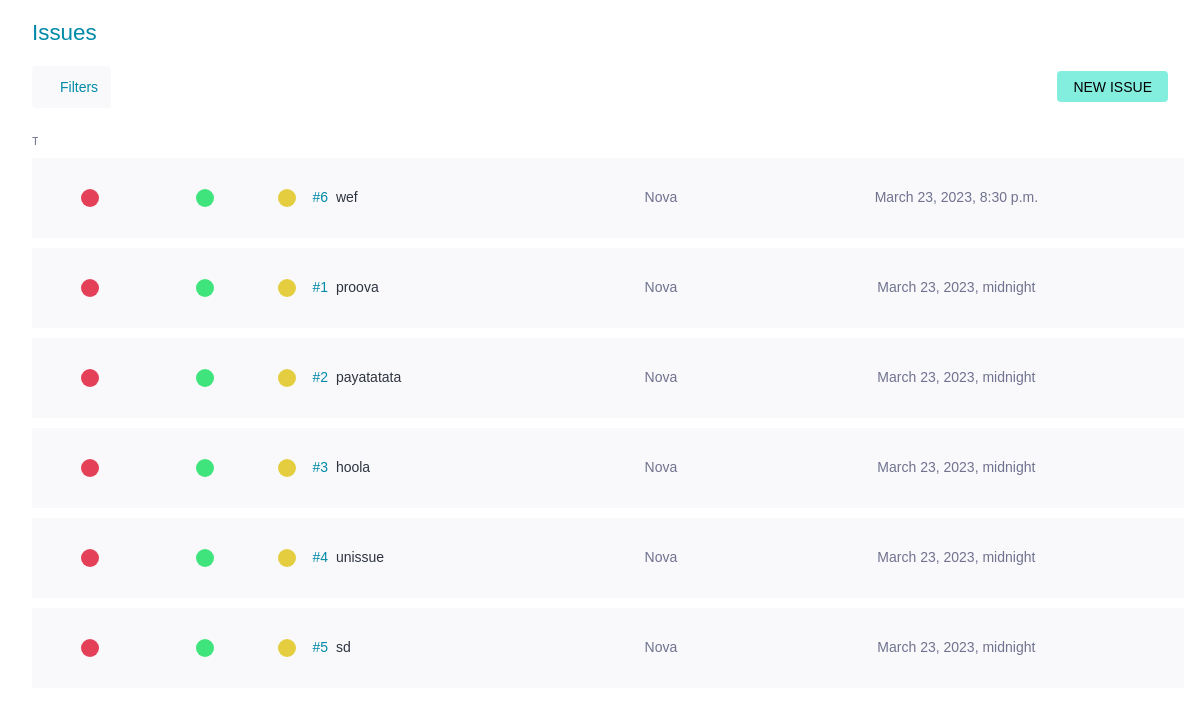
/issues/, run on an earlier commit of the app's database.
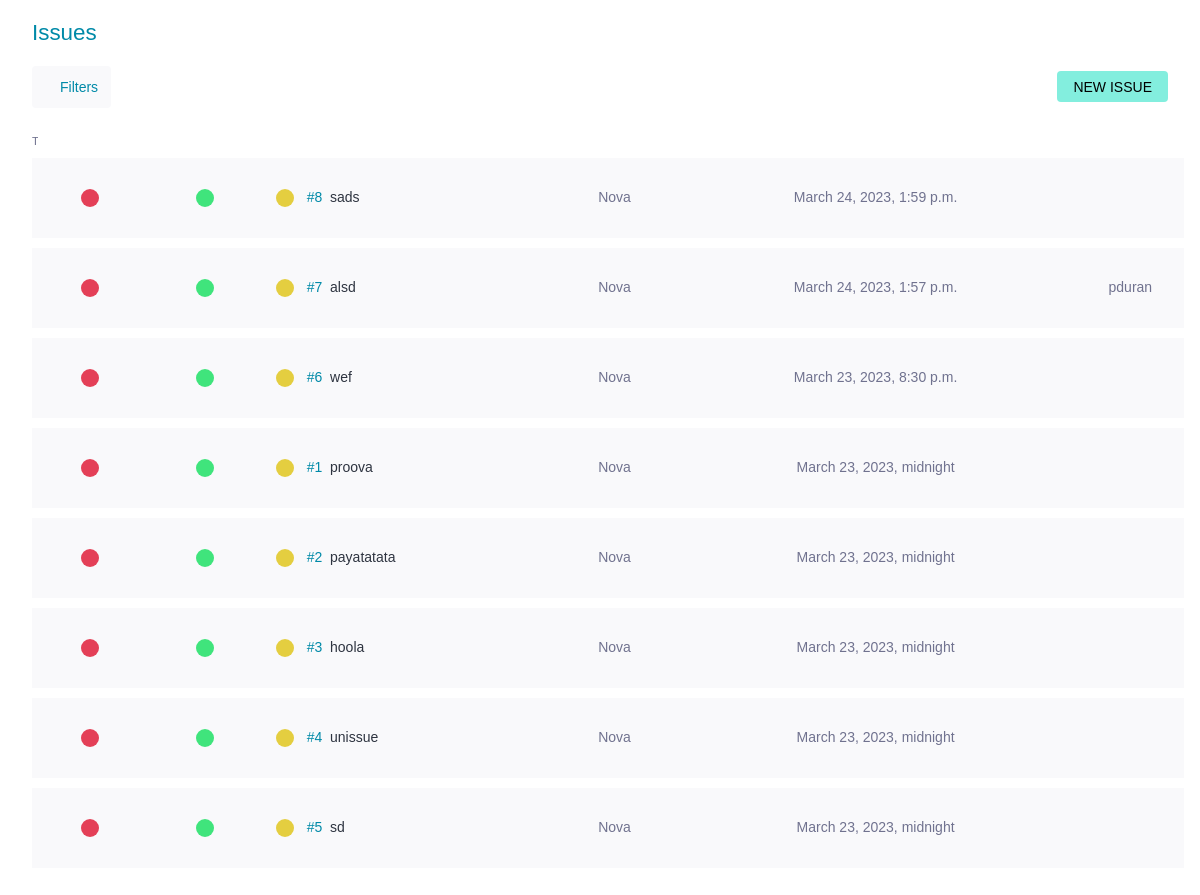
And on a later commit of the database.
### issues/models.py (models this page shows)
class Issue(models.Model):
    BUG = 'B'
    PREG = 'P'
    MIL = 'M'
    TTIPUS = (
        (BUG, _('Bug')),
        (PREG, _('Pregunta')),
        (MIL, _('Millora'))
    )
    NOVA = 'N'
    DOING = 'D'
    TEST = 'T'
    CLOSED = 'C'
    INFO = 'I'
    REBUTJADA = 'R'
    PROP = 'P'
    TESTATS = (
        (NOVA, _('Nova')),
        (DOING, _('En curs')),
        (TEST, _('Llesta per testejar')),
        (CLOSED, _('Tancada')),
        (INFO, _('Necessita informació')),
        (REBUTJADA, _('Rebutjada')),
        (PROP, _('Proposada'))
    )
    DESITJ = 'D'
    MENOR = 'M'
    NORMAL = 'N'
    IMP = 'I'
    CRITIC = 'C'
    TGRAVETAT = (
        (DESITJ, _('Desitjada')),
        (MENOR, _('Menor')),
        (NORMAL, _('Normal')),
        (IMP, _('Important')),
        (CRITIC, _('Crítica'))
    )
    BAIXA = 'B'
    MITJA = 'M'
    ALTA = 'A'
    TPRIORITAT = (
        (BAIXA, _('Baixa')),
        (MITJA, _('Normal')),
        (ALTA, _('Alta'))
    )
    id = models.AutoField(primary_key=True, verbose_name=_('Identificador'))
    subject = models.CharField(max_length=500, null=False, blank=False, verbose_name=_('Assumpte'))
    descripcio = models.CharField(max_length=524288, null=True, blank=True, verbose_name=_('Descripció'))
    tipus = models.CharField(choices=TTIPUS, default=BUG, max_length=5, verbose_name=_('Tipus'))
    estat = models.CharField(choices=TESTATS, default=NOVA, max_length=5, verbose_name=_('Estat'))
    gravetat = models.CharField(choices=TGRAVETAT, default=NORMAL, max_length=5, verbose_name=_('Gravetat'))
    prioritat = models.CharField(choices=TPRIORITAT, default=MITJA, max_length=5, verbose_name=_('Prioritat'))
    creador = models.ForeignKey(Usuari, related_name='creats', null=True, blank=True, on_delete=models.DO_NOTHING, verbose_name=_('Creador'))
    assignacio = models.ForeignKey(Usuari, related_name='assignats', null=True, blank=True, on_delete=models.DO_NOTHING, verbose_name=_('Assignada a'))
    dataCreacio = models.DateTimeField(auto_now_add=True, verbose_name=_('Data creació'))
    dataModificacio = models.DateTimeField(auto_now=True, verbose_name=_('Última modificació'))
    dataLimit = models.DateTimeField(null=True, blank=True, verbose_name=_('Data límit'))

### usuaris/models.py (models this page shows)
class Usuari(models.Model):
    user = models.OneToOneField(User, primary_key=True, on_delete=models.CASCADE)

### issues/views.py (the view)
# urls.py: path('', views.ListIssueView.as_view(), name='tots_issues'),
class ListIssueView(TemplateView):
    model = models.Issue
    template_name = 'issue_list.html'
    def get_context_data(self, **kwargs):
        context = super().get_context_data(**kwargs)
        issues = models.Issue.objects.all().order_by('-dataCreacio')
        context.update({'issues': issues})
        return context

### issues/templates/issue_list.html (shortened to what the changed rows need)
{% extends 'base.html' %}
{% block content %}
<div class="master" style>
    <div class = "wrapper issues lightbox-generic-form">
        <div class="main issue-main">
            <div class="issue-top">
                <header class="issue-header">
                    <h1>
                        <span>Issues</span>
                    </h1>
                </header>
            </div>
            <div class="issue-container">
                <div class="issue-page"style="width: 100%;">
                   <table class="issues-table" style="width: 100%;border-collapse:separate; border-spacing: 0 10px;">
                        {% for issue in issues %}
                            <tr class="row table-main" style="height: 80px;">
                                <td class="level-field" style="width: 10%; text-align: center;
                                vertical-align: middle">
                                        {% if issue.tipus == "B" %}
                                            <div class="level" style="background: rgb(228, 64, 87)"></div>
                                        {%elif issue.tipus == "P"%}
                                            <p class="level" style="background: rgb(81, 120, 211)"></p>
                                        {%elif issue.tipus == "M"%}
                                            <p class="level" style="background:  rgb(64, 228, 206)"></p>
                                        {%endif%}
                                </td>
                                 <td class="level-field" style="width: 10%;text-align: center;
                                 vertical-align: middle;">
                                    {% if issue.gravetat == "D" %}
                                        <div class="level" style="background: rgb(112, 114, 143)"></div>
                                    {%elif issue.gravetat == "M"%}
                                        <p class="level" style="background: rgb(64, 168, 228)"></p>
                                    {%elif issue.gravetat == "N"%}
                                        <p class="level" style="background:  rgb(64, 228, 124)"></p>
                                    {%elif issue.gravetat == "I"%}
                                        <p class="level" style="background:  rgb(228, 162, 64)"></p>
                                    {%elif issue.gravetat == "C"%}
                                        <p class="level" style="background:   rgb(211, 84, 80)"></p>
                                    {%endif%}
                                 </td>
                                 <td class="level-field" style="width: 10%t;text-align: center;
                                 vertical-align: middle;">
                                        {% if issue.prioritat == "B" %}
                                            <p class="level" style="background: rgb(168, 228, 64);"></p>
                                        {%elif issue.prioritat == "M"%}
                                            <p class="level" style=" background: rgb(228, 206, 64);;"></p>
                                        {%elif issue.prioritat == "A"%}
                                            <p class="level" style="background:  rgb(228, 124, 64);"></p>
                                        {%endif%}
                                </td>
                                <td class="subject" style="text-align: center;
                                vertical-align: middle;">
                                    <a href="/issues/{{issue.id}}" >
                                        <span classe="issue-text" style="display: inline-flex;">
                                            <span class="issue-ref">#{{issue.id}}</span>
                                            <span class="issue-subject">{{issue.subject}}</span>
                                        </span>
                                    </a>
                                </td>
                                <td style="text-align: center;
                                vertical-align: middle;">
                                    <div class="assigned-field" >
                                    {%if issue.estat == 'N' %}
                                        <span>Nova</span>
                                    {%elif issue.estat == 'D'%}
                                        <span>En curs</span>
                                    {%elif issue.estat == 'T'%}
                                        <span>Llesta per testejar</span>
                                    {%elif issue.estat == 'C'%}
                                        <span style="color:#70b578">Tancada</span>
                                    {%elif issue.estat == 'I'%}
                                        <span>Necessita informació</span>
                                    {%elif issue.estat == 'R'%}
                                        <span style="color:#FF0000">Rebutjada</span>
                                    {%elif issue.estat == 'P'%}
                                        <span>Proposada</span>
                                    {%endif%}
                                    </div>
                                </td>
                                <td class="modified-field" style="text-align: center;
                                vertical-align: middle;">
                                    <span>{{issue.dataModificacio}}</span>
                                </td>
                                <td class="assigned-field" style="text-align: center;
                                vertical-align: middle;">
                                    <span class="issue-assignedto">{{issue.assignacio.user.username}}</span>
                                </td>
                            </tr>
                        {% endfor %}
                    </table>
                </div>
            </div>
</div>
</div>
{% endblock %}

What changed in the data, as far as the page shows it:
added Issue: tipus "B" (drawn), gravetat "N" (drawn), prioritat "M" (drawn), id "8", subject "sads", estat "Nova", dataModificacio "March 24, 2023, 1:59 p.m."
added Issue: tipus "B" (drawn), gravetat "N" (drawn), prioritat "M" (drawn), id "7", subject "alsd", estat "Nova", dataModificacio "March 24, 2023, 1:57 p.m.", assignacio.user.username "pduran"
